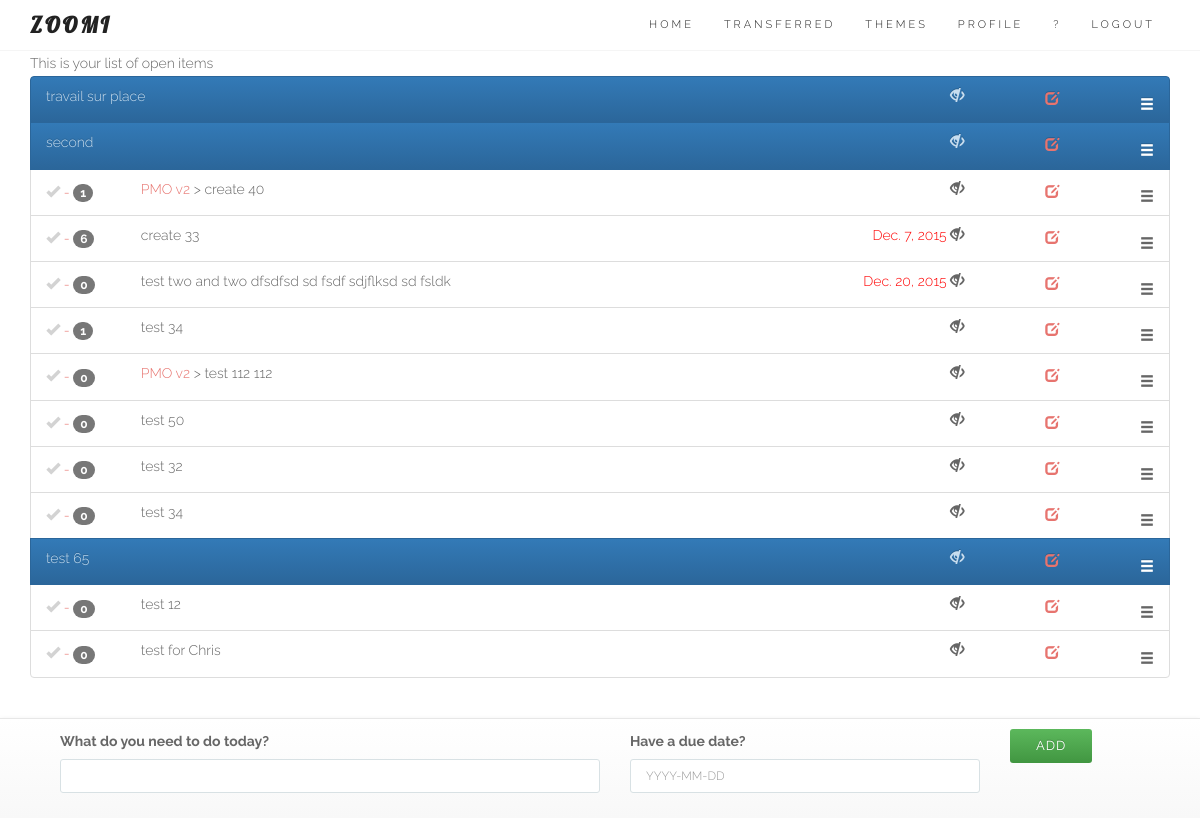
The app's page / (signed in) with its own data.
### core/models.py (models this page shows, shortened)
class Entry(models.Model):
	user = models.ForeignKey(User)
	name = models.CharField(max_length=100)
	data = models.CharField(max_length=200, blank=True)
	order = models.IntegerField(default=1000)
	duedate = models.DateField(null=True, blank=True)
	done = models.BooleanField(default=False) # 0 = to do / 1 = completed
	impediment = models.BooleanField(default=False) # 0 = No / 1 = Yes
	transfered = models.BooleanField(default=False) # 0 = No / 1 = Yes = no longer in your List
	assignees = models.ManyToManyField(User, related_name='assignees',blank=True)
	section = models.BooleanField(default=False) # 0 = No / 1 = Yes
	created_at = models.DateTimeField(auto_now_add=True)
	completed_on = models.DateTimeField(null=True, blank=True)
	theme = models.ForeignKey(Theme, null=True, blank=True)
	class Meta:
		ordering = ['order']
		verbose_name_plural = "entries"
	def __str__(self):
		return str(self.name)
	def update_entry_url(self):
		return reverse (viewname="detail", args=[self.id])
	def update_modal_entry_url(self):
		return reverse (viewname="entrymodal", args=[self.id])
	def comment_entry_url(self):
		return reverse (viewname="commentlist", args=[self.id])
	def theme_entry_url(self):
		return reverse (viewname="themedetails", args=[self.theme.id])

class Theme(models.Model):
	user = models.ForeignKey(User)
	name = models.CharField(max_length=100, null=True, blank=True)
	created_at = models.DateTimeField(auto_now_add=True)
	def __str__(self):
		return str(self.name)

### core/views.py (the view, shortened to what this page needs)
# urls.py: url(r'^$', login_required(coreviews.EntryListAppendViewBS.as_view()), name='entrylistBS'), # Bootstrap test
class EntryListAppendViewBS(ListAppendView):
	model = coremodels.Entry
	template_name = 'entry/listBS.html'
	context_object_name = 'entry'
	def get_queryset(self):
		return coremodels.Entry.objects.filter(Q(user=self.request.user, transfered=0) | Q(assignees=self.request.user), done=False).order_by('order')

### core/models.py
class EntryCreateForm(ModelForm):
	class Meta:
		model = Entry
		fields = ['name','duedate'] # the form on the homepage
	def __init__(self, *args, **kwargs): # current_business, as parameter (cf Creeam)
		super(EntryCreateForm, self).__init__(*args, **kwargs)
		self.fields['name'].label = "What do you need to do today?"
		self.fields['duedate'].label = "Have a due date?"
		self.fields['duedate'].widget.attrs['placeholder'] = "YYYY-MM-DD"
		self.fields['name'].widget.attrs['autofocus'] = "on"

### core/models.py (called while the page is built)
	def get(self, request, *args, **kwargs):
		self.object_list = self.get_queryset()
		allow_empty = self.get_allow_empty()
		if not allow_empty and len(self.object_list) == 0:
			raise Http404(_(u"Empty list and '%(class_name)s.allow_empty' is False.")
							% {'class_name': self.__class__.__name__})
		self.object = None
		form_class = self.get_form_class()
		form = self.get_form(form_class)
		context = self.get_context_data(object_list=self.object_list, form=form)
		return self.render_to_response(context)

### templates/entry/listBS.html (shortened to what this page needs)
{% extends "base/theme.html" %}
{% load sitegate %}
{% load staticfiles %}
{% block page_sub_title %}
This is your list of open items
{% endblock %}
{% block content %}
<link rel="stylesheet" href="{% static "css/zoomi.css" %}">
<section id="services">
	<div class="container">
		<div class="row ">
			<div class="col-lg-12 text-center">
						<ul id="todo_list_BS">
						   	{% for objects in object_list %}
{% block detail %}
									{% include 'entry/detailsBS.html' %}
{% endblock %}
							{% endfor %}
						</ul>
			</div>
		</div>
	</div>
</section>
{% endblock %}
{% block footer %}
	<footer class="navbar navbar-default navbar-fixed-bottom">
		<div class="container">
			{% include 'entry/create.html' %}
		</div>
	</footer>
{% endblock %}

### templates/entry/detailsBS.html (shortened to what this page needs)
								<li id="entry_{{ objects.id }}" class="list-group-item {% if objects.section == 1 %}active{% endif %}">
								  	<div class="row">
										<div class="{% if objects.section == 1 %}hidden-xs hidden-sm hidden-md{% else %}col-xs-1 col-sm-1 col-md-1{% endif %}">
								   			<span class="{% if objects.section == 0 %}glyphicon glyphicon-ok entrycheckmark{% endif %} {% if objects.done == 1 %}completed{% else %}todo{% endif %}" onclick="EntryComplete({{ objects.id }})"> </span>
								   			 {% if objects.section == 0 %}
								   			 	<a href="{{ objects.comment_entry_url }}"> - <span class="badge">{{ objects.comment_set.count }}</span></a>
								   			 {% endif %}
								   		</div>
								   		<div class="col-xs-9 col-sm-6 col-md-6 text-left">
								   			<p class="list-group-item-text">
								   				{% if objects.theme %}
								   					<a href="{{ objects.theme_entry_url }}">{{ objects.theme }}</a> >
								   				{% endif %}
								   				{{ objects|truncatewords:10 }}</p>
								   		</div>
								   		{% if objects.section == 1 %}
											<div class="col-xs-1 col-sm-1 col-md-1"></div>
										{% endif %}
								   		<div class="hidden-xs col-sm-3 col-md-3 text-right">
								   			<p class="list-group-item-text">
										        {% if objects.duedate %}
										            <span class="switchable
										                {% if objects.duedate|timesince >= "1 min" %}
										                overdue
										                {% endif %}
										                ">
										                {{ objects.duedate }}
										            </span>
										        {% endif %}
										        <span class="glyphicon glyphicon-eye-close switch">
								   			</p>
									    </div>
								   		<div class="hidden-xs col-sm-1 col-md-1 text-right">
													<a href="{{ objects.update_entry_url }}">
														<span class="glyphicon glyphicon-edit">
													</a>
									    </div>
								   		<div class="col-xs-1 col-sm-1 col-md-1 text-right">
								   				<span class="glyphicon glyphicon-menu-hamburger selector">
									    </div>
									</div>
								</li>

### static/css/style.css (style rules this page uses)
body { font: 300 14px/1.8 'Raleway', sans-serif; color: #666; overflow-x: hidden; }
a { color: #E7746F; }
.navbar a, .form-control { -webkit-transition: all 0.4s ease-in-out 0s; -moz-transition: all 0.4s ease-in-out 0s; -ms-transition: all 0.4s ease-in-out 0s; -o-transition: all 0.4s ease-in-out 0s; transition: all 0.4s ease-in-out 0s; }
a, .btn { -webkit-transition: all 0.125s ease-in-out 0s; -moz-transition: all 0.125s ease-in-out 0s; -ms-transition: all 0.125s ease-in-out 0s; -o-transition: all 0.125s ease-in-out 0s; transition: all 0.125s ease-in-out 0s; }
.btn, .form-control, .form-control:hover, .form-control:focus, .navbar-custom .dropdown-menu { -webkit-box-shadow: none; box-shadow: none; }
.btn, .iconbox, .progress, #filter li, .scroll-up a, .form-control, .input-group-addon { -webkit-border-radius: 3px; -moz-border-radius: 3px; -o-border-radius: 3px; border-radius: 3px; }
.form-control { background: #FFF; border: 1px solid #D8E1E4; font-size: 12px; padding: 0 15px; }

### static/css/zoomi.css (style rules this page uses)
html { position: relative; min-height: 100%; }
body { margin-bottom: 130px; }
.selector { cursor: move; vertical-align: middle; margin-top: 5px; }
ul { padding: 0; text-align: left; list-style: none; }
.overdue { color:red; }
.todo { color:lightgrey; cursor: pointer; }

### records on screen
Entry: name "travail sur place"
Entry: name "second"
Entry: section False (drawn), comment_set.count "1", theme "PMO v2", name "create 40"
Entry: section False (drawn), comment_set.count "6", name "create 33", duedate "Dec. 7, 2015"
Entry: section False (drawn), comment_set.count "0", name "test two and two dfsdfsd sd fsdf sdjflksd sd fsldk", duedate "Dec. 20, 2015"
Entry: section False (drawn), comment_set.count "1", name "test 34"
Entry: section False (drawn), comment_set.count "0", theme "PMO v2", name "test 112 112"
Entry: section False (drawn), comment_set.count "0", name "test 50"
Entry: section False (drawn), comment_set.count "0", name "test 32"
Entry: section False (drawn), comment_set.count "0", name "test 34"
Entry: name "test 65"
Entry: section False (drawn), comment_set.count "0", name "test 12"
Entry: section False (drawn), comment_set.count "0", name "test for Chris"
